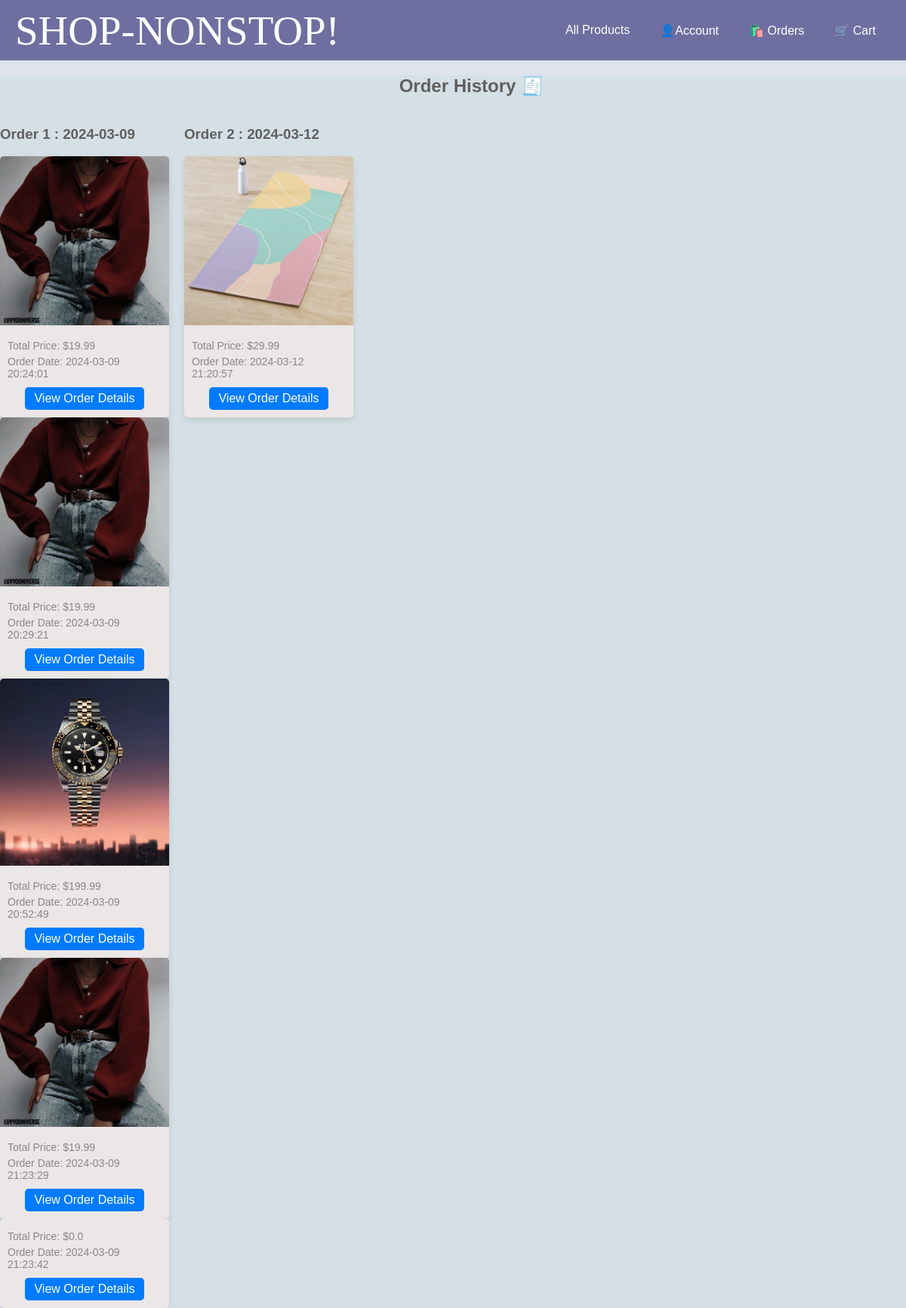
The app's page /order_history (signed in) with its own data.
### app/models.py (models this page shows, shortened)
class Order(db.Model):
    __tablename__ = 'order'
    id = db.Column(db.Integer, primary_key=True)
    user_id = db.Column(db.Integer, db.ForeignKey('user.id'), nullable=False)
    phone = db.Column(db.String(20), nullable=False)
    address = db.Column(db.String(100), nullable=False)
    total_price = db.Column(db.Float, nullable=False)
    date_created = db.Column(db.DateTime, default=datetime.utcnow())
    tracking_level = db.Column(db.String(50), nullable=True)
    items = db.relationship('Items', secondary=order_items,
                            backref=db.backref('orders', lazy='dynamic'))

### app/routes.py (the view)
@app.route('/order_history')
def order_history():
    username = session.get('username')
    if username:
        user = User.query.filter_by(username=username).first()
        order_history = Order.query.filter_by(user_id=user.id).all()
        grouped_order_history = group_orders_by_date(order_history)
        return render_template('order_history.html', username=username, grouped_order_history=grouped_order_history)
    else:
        return redirect(url_for('login'))

### app/routes.py (called while the page is built)
def group_orders_by_date(order_history):
    sorted_orders = sorted(order_history, key=lambda x: x.date_created)
    grouped_orders = {key: list(group) for key, group in groupby(sorted_orders, key=lambda x: x.date_created.date())}
    return grouped_orders

### app/templates/order_history.html (shortened to what this page needs)
{% extends 'base.html' %}
{% block content %}
<div class="content">
        <div class="order-history-container">
            <h2>Order History 🧾</h2>
            <div class="products">
                {% if grouped_order_history %}
                    {% for order_date, orders in grouped_order_history.items() %}
                        <div class="order-group">
                            <h3>Order {{ loop.index }} : {{ order_date }}</h3>
                            {% for order in orders %}
                                <div class="product">
                                    {% if order.items %}
                                        <img src="{{ order.items[0].pic }}" alt="Product Image" class="productimage">
                                    {% endif %}
                                    <div class="product-details">
                                        <p>Total Price: ${{ order.total_price }}</p>
                                        {% if order.date_created %}
                                            <p>Order Date: {{ order.date_created.strftime('%Y-%m-%d %H:%M:%S') }}</p>
                                        {% endif %}
                                        <div class="product-button">
                                            <a href="#">View Order Details</a>
                                        </div>
                                    </div>
                                </div>
                            {% endfor %}
                        </div>
                    {% endfor %}
                {% else %}
                    <p>No order history available.</p>
                {% endif %}
            </div>
        </div>
        </div>
</div>
{% endblock %}

### app/templates/base.html (style rules this page uses)
body { margin: 0; font-family: Font1,Arial, sans-serif; background-color: #dfe3ee; color: #615f5f; }
h2 { display: flex; justify-content: flex-end; max-width: 60%; }

### app/templates/order_history.html (style rules this page uses)
.order-history-container { background-color: #d4e0e6; }
.products { display: grid; grid-template-columns: repeat(auto-fill, minmax(200px, 1fr)); gap: 20px; margin-top: 20px; }
.product { background-color: #ece7e7; border-radius: 5px; box-shadow: 0 4px 8px rgba(0, 0, 0, 0.1); overflow: hidden; transition: transform 0.3s ease; }
.product-details { padding: 10px; }
.product-details p { margin: 5px 0; font-size: 14px; color: #888; }
.product-button { display: flex; justify-content: center; margin-top: 10px; }
.product-button a, .product-button button { padding: 6px 12px; background-color: #007bff; color: #fff; text-decoration: none; border-radius: 5px; transition: background-color 0.3s ease; cursor: pointer; }
.productimage { max-width: 100%; height: auto; }

### records on screen
Order: total_price "19.99", date_created "2024-03-09 20:24:01"
Order: total_price "19.99", date_created "2024-03-09 20:29:21"
Order: shows a picture, total_price "199.99", date_created "2024-03-09 20:52:49"
Order: total_price "19.99", date_created "2024-03-09 21:23:29"
Order: total_price "0.0", date_created "2024-03-09 21:23:42"
Order: shows a picture, total_price "29.99", date_created "2024-03-12 21:20:57"

### other values on screen
{{ order_date }} "2024-03-09" "2024-03-12"
